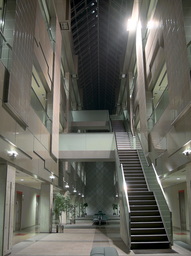
#> input picture hw12/source/AtriumNight.png, 191 x 256 px, shrunk from 760 x 1016 before the run; its folder holds 4 pictures in this run
$ python 7111056081-06-3D-NEAT_enc.py
#> lines starting #> are read from the running program, lines starting #| are printed output that depends on the picture; after the words box and inside, x2 and y2 are one past the last pixel; in counts of white or black regions, pixels touching at a corner belong together
print("start")
import numpy as np
import cv2
import os
import random
import math
import copy
import os


def sol(source_pic,enc_pic,dec_pic,output_txt):
    #answer=[]
#> called with source_pic = './source/AtriumNight.png', enc_pic = './encryp/AtriumNight.png', dec_pic = './decryp/AtriumNight.png', output_txt = './parame/AtriumNight.txt'
    source_img = cv2.imread(source_pic)
#> source_img is the input picture: shape (256, 191, 3); mean B, G, R 91, 98.9, 99.5

    #cv2.imwrite("./encryp/kodim044.png",source_img)
    M=len(source_img)
#> M = 256
    N=len(source_img[0])
#> N = 191

    #answer = [[0 for j in range(N)] for i in range(M)]
    answer=copy.deepcopy(source_img)
    #print(type(source_img[0]))
    K=24
    if len(source_img.shape) == 2:
        K=8
    print(M,N,K)
#| 256 191 24
    bz=24
    rz=12
    cz=int((rz*M)/math.gcd(M,N))
#> cz = 3072
    bx=25
    rx=16
    cx=int((rx*M)/math.gcd(M,K))
#> cx = 512
    by=27
    ry=18
    cy=int((ry*N)/math.gcd(K,N))
#> cy = 3438
    iter_num=5
    #print(cz,cx,cy)
    Sz_matric=[[1,bz,0],[cz,1+bz*cz,0],[0,0,1]]
#> Sz_matric = [[1, 24, 0], [3072, 73729, 0], [0, 0, 1]]
    Sx_matric=[[1,0,0],[0,1,bx],[0,cx,1+bz*cx]]
#> Sx_matric = [[1, 0, 0], [0, 1, 25], [0, 512, 12289]]
    Sy_matric=[[1+by*cy,0,cy],[0,1,0],[by,0,1]]
#> Sy_matric = [[92827, 0, 3438], [0, 1, 0], [27, 0, 1]]
    print(Sz_matric)
#| [[1, 24, 0], [3072, 73729, 0], [0, 0, 1]]
    print(Sx_matric)
#| [[1, 0, 0], [0, 1, 25], [0, 512, 12289]]
    print(Sy_matric)
#| [[92827, 0, 3438], [0, 1, 0], [27, 0, 1]]
    print(type(source_img[75][56][0]))
#| <class 'numpy.uint8'>
    for i in range(M):
        ori=i
        for j in range(N):
            orj=j
            output=[i,j,48]

            for i in range(iter_num):
                #print(width)
                output = np.dot(Sz_matric, output)

                output[0]=output[0]%N
                output[1]=output[1]%M
                output[2]=output[2]%K

                output = np.dot(Sx_matric, output)
                output[0]=output[0]%N
                output[1]=output[1]%M
                output[2]=output[2]%K

                output = np.dot(Sy_matric, output)
                output[0]=output[0]%N
                output[1]=output[1]%M
                output[2]=output[2]%K
                #print(output)
            answer[output[1]][output[0]]=source_img[ori][orj]
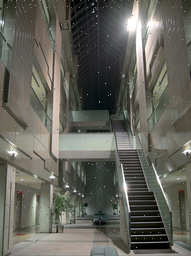
#> answer: shape (256, 191, 3); 0.78% of pixels changed, all inside (x1, y1, x2, y2) = (0, 0, 191, 256)
    answer=np.array(answer)
    #print(answer)

    cv2.imwrite(enc_pic,answer)
    print("finish encrypt")


    f = open(output_txt, 'w')
    f.write("N ="+str(N) +"\n")
    f.write("M ="+str(M) +"\n")
    f.write("gcd(M,N) ="+str(math.gcd(M,N)) +"\n")
    f.write("gcd(M,K) ="+str(math.gcd(M,K)) +"\n")
    f.write("gcd(K,N) ="+str(math.gcd(K,N)) +"\n")
    f.write("bx ="+str(bx) +"\n")
    f.write("by ="+str(by) +"\n")
    f.write("bz ="+str(bz) +"\n")
    f.write("rx ="+str(rx) +"\n")
    f.write("ry ="+str(ry) +"\n")
    f.write("rz ="+str(rz) +"\n")
    f.write("cx ="+str(cx) +"\n")
    f.write("cy ="+str(cy) +"\n")
    f.write("cz ="+str(cz) +"\n")
    print("finish decrypt")
if __name__ == "__main__":
    #sol2("./source/kodim04.png","./encryp/kodim04.png","./decryp/kodim04.png")
    #sol2("./source/Boat.png","./encryp/Boat.png","./decryp/Boat.png")
    source_path = "./source/"
    enc_path = "./encryp"
    dec_path = "./decryp"
    dirs = os.listdir( source_path )
    for i in dirs:
        sol("./source/"+i,"./encryp/"+i,"./decryp/"+i,"./parame/"+i[:-3]+"txt")
#> pass 2 of the loop `for i in dirs:`:
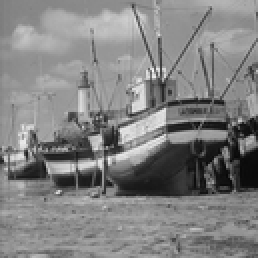
#> input picture hw12/source/Boat.png, 129 x 129 px, shrunk from 512 x 512 before the run (shown 2 times larger)
#> in sol, source_img is the input picture: shape (129, 129, 3); min 8, max 249, mean 129.7
#> M = 129
#| 129 129 24
#> cz = 12
#> cx = 688
#> cy = 774
#> Sz_matric = [[1, 24, 0], [12, 289, 0], [0, 0, 1]]
#> Sx_matric = [[1, 0, 0], [0, 1, 25], [0, 688, 16513]]
#> Sy_matric = [[20899, 0, 774], [0, 1, 0], [27, 0, 1]]
#| [[1, 24, 0], [12, 289, 0], [0, 0, 1]]
#| [[1, 0, 0], [0, 1, 25], [0, 688, 16513]]
#| [[20899, 0, 774], [0, 1, 0], [27, 0, 1]]
#| <class 'numpy.uint8'>
#> after the loop in sol (call 2), `for i in range(M):`:
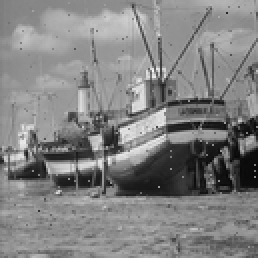
#> answer: shape (129, 129, 3) (shown 2 times larger); 1.5% of pixels changed, all inside (x1, y1, x2, y2) = (0, 0, 129, 129)
#> pass 3 of the loop `for i in dirs:`:
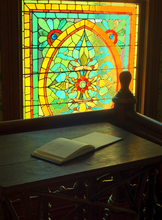
#> input picture hw12/source/Desk_oBA2.png, 162 x 220 px, shrunk from 644 x 874 before the run
#> in sol, source_img is the input picture: shape (220, 162, 3); mean B, G, R 38.9, 85.7, 88.1
#> M = 220
#> N = 162
#| 220 162 24
#> cz = 1320
#> cx = 880
#> cy = 486
#> Sz_matric = [[1, 24, 0], [1320, 31681, 0], [0, 0, 1]]
#> Sx_matric = [[1, 0, 0], [0, 1, 25], [0, 880, 21121]]
#> Sy_matric = [[13123, 0, 486], [0, 1, 0], [27, 0, 1]]
#| [[1, 24, 0], [1320, 31681, 0], [0, 0, 1]]
#| [[1, 0, 0], [0, 1, 25], [0, 880, 21121]]
#| [[13123, 0, 486], [0, 1, 0], [27, 0, 1]]
#| <class 'numpy.uint8'>
#> after the loop in sol (call 3), `for i in range(M):`:
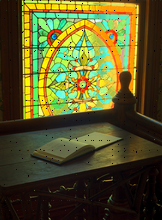
#> answer: shape (220, 162, 3); 0.9% of pixels changed, all inside (x1, y1, x2, y2) = (0, 0, 161, 220)
#> the loop made 4 passes; the first 3 are shown
    #source_img = cv2.imread("./source/kodim04.png")
